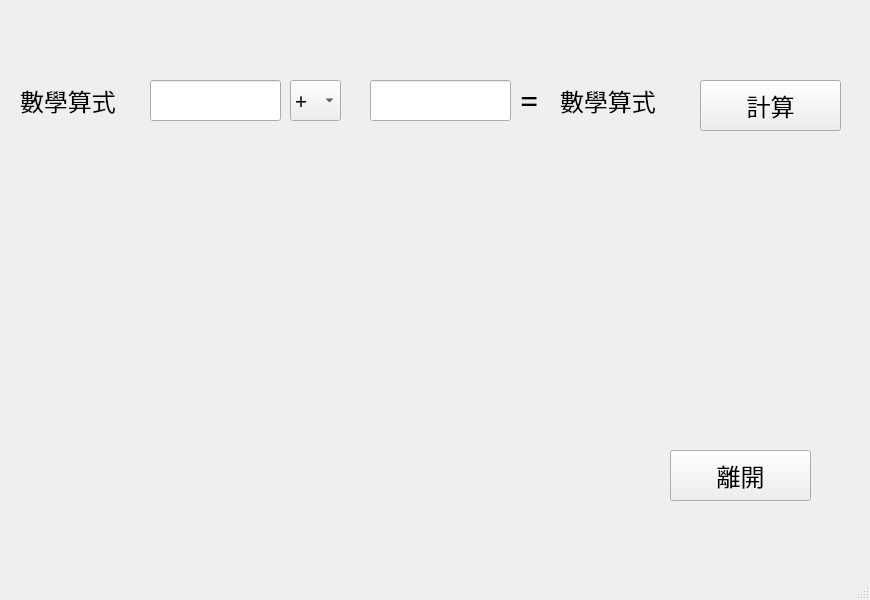
<?xml version="1.0" encoding="UTF-8"?>
<ui version="4.0">
 <class>MainWindow</class>
 <widget class="QMainWindow" name="MainWindow">
  <property name="geometry">
   <rect>
    <x>0</x>
    <y>0</y>
    <width>870</width>
    <height>600</height>
   </rect>
  </property>
  <property name="windowTitle">
   <string>MainWindow</string>
  </property>
  <widget class="QWidget" name="centralwidget">
   <widget class="QLabel" name="label">
    <property name="geometry">
     <rect>
      <x>20</x>
      <y>80</y>
      <width>131</width>
      <height>41</height>
     </rect>
    </property>
    <property name="font">
     <font>
      <family>AcadEref</family>
      <pointsize>18</pointsize>
     </font>
    </property>
    <property name="text">
     <string>數學算式</string>
    </property>
   </widget>
   <widget class="QLineEdit" name="t1">
    <property name="geometry">
     <rect>
      <x>150</x>
      <y>80</y>
      <width>131</width>
      <height>41</height>
     </rect>
    </property>
   </widget>
   <widget class="QLineEdit" name="t2">
    <property name="geometry">
     <rect>
      <x>370</x>
      <y>80</y>
      <width>141</width>
      <height>41</height>
     </rect>
    </property>
   </widget>
   <widget class="QLabel" name="label_3">
    <property name="geometry">
     <rect>
      <x>520</x>
      <y>80</y>
      <width>31</width>
      <height>41</height>
     </rect>
    </property>
    <property name="font">
     <font>
      <family>AcadEref</family>
      <pointsize>24</pointsize>
     </font>
    </property>
    <property name="text">
     <string>=</string>
    </property>
   </widget>
   <widget class="QLabel" name="resultsum">
    <property name="geometry">
     <rect>
      <x>560</x>
      <y>80</y>
      <width>131</width>
      <height>41</height>
     </rect>
    </property>
    <property name="font">
     <font>
      <family>AcadEref</family>
      <pointsize>18</pointsize>
     </font>
    </property>
    <property name="text">
     <string>數學算式</string>
    </property>
   </widget>
   <widget class="QPushButton" name="cal">
    <property name="geometry">
     <rect>
      <x>700</x>
      <y>80</y>
      <width>141</width>
      <height>51</height>
     </rect>
    </property>
    <property name="font">
     <font>
      <family>AcadEref</family>
      <pointsize>18</pointsize>
     </font>
    </property>
    <property name="text">
     <string>計算</string>
    </property>
   </widget>
   <widget class="QPushButton" name="sysexit">
    <property name="geometry">
     <rect>
      <x>670</x>
      <y>450</y>
      <width>141</width>
      <height>51</height>
     </rect>
    </property>
    <property name="font">
     <font>
      <family>AcadEref</family>
      <pointsize>18</pointsize>
     </font>
    </property>
    <property name="text">
     <string>離開</string>
    </property>
   </widget>
   <widget class="QComboBox" name="calsign">
    <property name="geometry">
     <rect>
      <x>290</x>
      <y>80</y>
      <width>51</width>
      <height>41</height>
     </rect>
    </property>
    <property name="baseSize">
     <size>
      <width>0</width>
      <height>0</height>
     </size>
    </property>
    <property name="font">
     <font>
      <family>AcadEref</family>
      <pointsize>16</pointsize>
     </font>
    </property>
    <property name="inputMethodHints">
     <set>Qt::ImhNone</set>
    </property>
    <property name="editable">
     <bool>false</bool>
    </property>
    <property name="currentText">
     <string notr="true">+</string>
    </property>
    <item>
     <property name="text">
      <string>+</string>
     </property>
    </item>
    <item>
     <property name="text">
      <string>-</string>
     </property>
    </item>
    <item>
     <property name="text">
      <string>*</string>
     </property>
    </item>
    <item>
     <property name="text">
      <string>/</string>
     </property>
    </item>
    <item>
     <property name="text">
      <string>%</string>
     </property>
    </item>
   </widget>
  </widget>
  <widget class="QMenuBar" name="menubar">
   <property name="geometry">
    <rect>
     <x>0</x>
     <y>0</y>
     <width>870</width>
     <height>25</height>
    </rect>
   </property>
  </widget>
  <widget class="QStatusBar" name="statusbar"/>
 </widget>
 <resources/>
 <connections/>
</ui>
